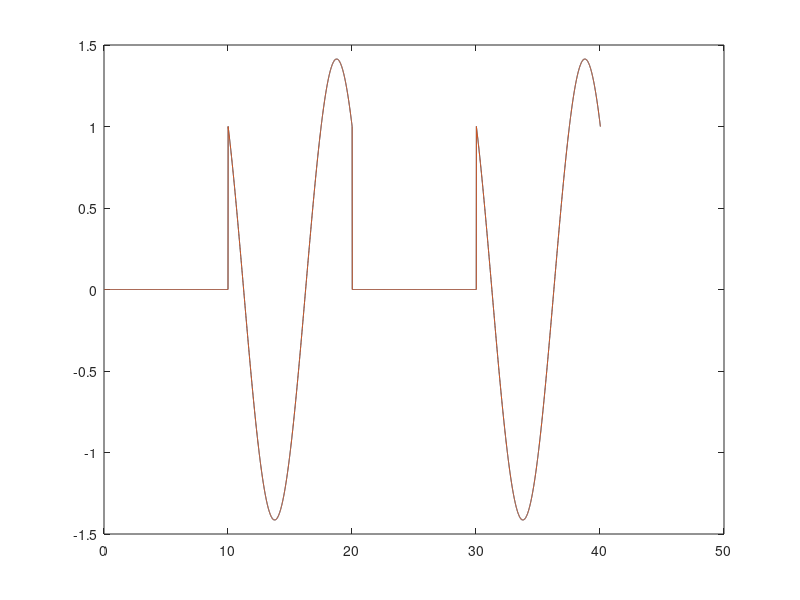

MATLAB code to generate this figure: (Note: this script raises an error after producing the figure.)
Fs = 100;
t = (0:1/Fs:10)';
f = 0.1;
C = 1 + 1i;

x = zeros(numel(t)*4, 1);
x(numel(t)+1:2*numel(t)) = abs(C)*cos(2*pi*f*t + angle(C));
x(3*numel(t)+1:4*numel(t)) = abs(C)*cos(2*pi*f*t + angle(C));
tplot = (0:numel(x)-1)/Fs;
plot(tplot, x)

x2Comp = zeros(numel(t)*4, 1);
x2Comp(numel(t)+1:2*numel(t)) = C*exp(1i*2*pi*f*t);
x2Comp(3*numel(t)+1:4*numel(t)) = C*exp(1i*2*pi*f*t);
x2 = real(x2Comp);
tplot = (0:numel(x)-1)/Fs;
plot(tplot, x2, tplot, x)



[iq, xnew] = real2IQ(x, Fs, f);

ax = axes(figure);
plot3(tplot, real(xnew), imag(xnew), tplot, real(x2Comp), imag(x2Comp))
ax.XGrid = 'on';
ax.XLabel.String = 'Time';

A = exp(-1i*2*pi*f/Fs*(0:numel(x)-1)');
iq2 = x2Comp.*A;
plot3(tplot, real(A), imag(A))
plot3(tplot, real(iq2), imag(iq2))

XIQ = fft(x2Comp);
plot(abs(XIQ))
